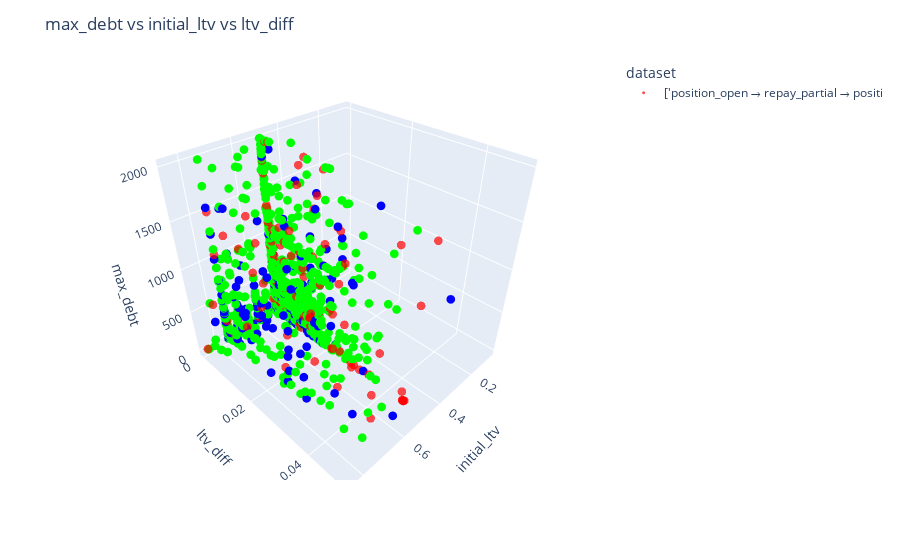

Here is the notebook cell this chart was saved with:
### Code cell
multi_df_scatter_3d_plotly(
    # [short_chains],
    dfs,
    "initial_ltv",
    "ltv_diff",
    "max_debt",
    labels=[
        str(x["event_chain"].unique())[:40] for x in dfs
    ],
)

### Figure 1 — Plotly figure (JSON) as saved in the notebook; plotly's stock layout.template omitted (floating-point values rounded to 4 significant figures; data arrays with more than 128 entries replaced by an {"elided": "..."} marker saying what was removed)
{"data": [{"hovertemplate": "dataset=['position_open → repay_partial → positi<br>initial_ltv=%{x}<br>ltv_diff=%{y}<br>max_debt=%{z}<extra></extra>", "legendgroup": "['position_open → repay_partial → positi", "marker": {"color": "#FF0000", "opacity": 0.7, "size": 3, "symbol": "circle"}, "mode": "markers", "name": "['position_open → repay_partial → positi", "scene": "scene", "showlegend": true, "type": "scatter3d", "x": {"elided": "1678 float values"}, "y": {"elided": "1678 float values"}, "z": {"elided": "1678 float values"}}, {"hovertemplate": "initial_ltv=%{x}<br>ltv_diff=%{y}<br>max_debt=%{z}<extra></extra>", "legendgroup": "", "marker": {"color": "#00FF00", "size": 3, "symbol": "circle"}, "mode": "markers", "name": "['position_open → repay_partial → positi", "scene": "scene", "showlegend": false, "type": "scatter3d", "x": {"elided": "1465 float values"}, "y": {"elided": "1465 float values"}, "z": {"elided": "1465 float values"}}, {"hovertemplate": "initial_ltv=%{x}<br>ltv_diff=%{y}<br>max_debt=%{z}<extra></extra>", "legendgroup": "", "marker": {"color": "#0000FF", "size": 3, "symbol": "circle"}, "mode": "markers", "name": "['position_open → collateral_add → repay", "scene": "scene", "showlegend": false, "type": "scatter3d", "x": {"elided": "423 float values"}, "y": {"elided": "423 float values"}, "z": {"elided": "423 float values"}}], "layout": {"legend": {"title": {"text": "dataset"}, "tracegroupgap": 0}, "margin": {"t": 60}, "scene": {"domain": {"x": [0, 1], "y": [0, 1]}, "xaxis": {"title": {"text": "initial_ltv"}}, "yaxis": {"title": {"text": "ltv_diff"}}, "zaxis": {"title": {"text": "max_debt"}}}, "title": {"text": "max_debt vs initial_ltv vs ltv_diff"}}}
